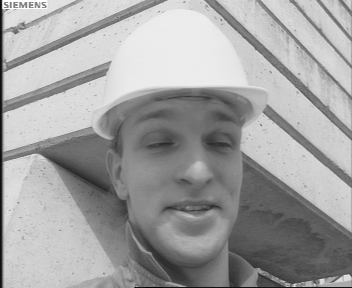
%> input picture Lab 4/Lab 4 - Week 1/lab4_wk1_p0101_ref.pgm, 352 x 288 px
$ octave LogarithmicRun.m   (GNU Octave 9; MATLAB toolbox functions it lacks are replaced by stand-ins)
%> lines starting %> are read from the running program, lines starting %| are printed output that depends on the picture
### Lab 4/Lab 4 - Week 1/Logarithmic_MotionSearch.m
function [Prediction, MotionVectors, Flag] = Logarithmic_MotionSearch(Target, Reference)
    % Extracting the size of the target image
    [M, N] = size(Target);

    % Calculating the K Value
    K = M*N/256;    % 256 = 16^2, that is, MBSize * MBSeize

    % Initializing the outputs of the function to be 0
    MotionVectors = zeros(K, 2);
    Flag = zeros(K, 1);
    Prediction = zeros(M,N);
    counter = 0;

    % Iterating through every macroblock
    for x = 1:16:M
        for y = 1:16:N
            % Incrementing counter by 1 accordingly
            counter = counter + 1;
            % Call a helper function to carry out a sequential motion search on the macroblock, which returns the predicted macro block, motion vector, and the flag
            [mbp, mbmv, mbf] = Logarithmic_MotionSearch_MacroBlock(Target, Reference, x, y);

            % Updating the corresponding region in Prediction with the predicted macroblock
            Prediction(x:x+15, y:y+15) = mbp;
            % Updating the corresponding location in motionVectors with the found motion vector
            MotionVectors(counter, :) = mbmv(1, :);
            % Updating the corresponding location in Flag with the found flag
            Flag(counter, 1) = mbf;
        end
    end
end

### Lab 4/Lab 4 - Week 1/show_mv.m
function null = show_mv(mv)

frame_sz = [288,352];
mb_sz = 16;

[col_idx row_idx] = meshgrid((mb_sz/2):mb_sz:frame_sz(2),(mb_sz/2):mb_sz:frame_sz(1));

row_idx = row_idx';
row_idx = row_idx(:);

col_idx = col_idx';
col_idx = col_idx(:);

figure; quiver(col_idx,row_idx,mv(:,2),mv(:,1));
axis ij
axis([1 frame_sz(2) 1 frame_sz(1)])

### Lab 4/Lab 4 - Week 1/LogarithmicRun.m
% Reading in the provided reference image
referenceImage = imread('lab4_wk1_p0101_ref.pgm');
%> referenceImage is the input picture: size 288x352 uint8; min 0, max 255, mean 161.2
% Reading in the provided target image
targetImage = imread('lab4_wk1_p0101_tgt.pgm');
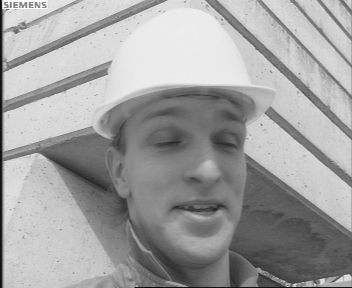
%> input picture Lab 4/Lab 4 - Week 1/lab4_wk1_p0101_tgt.pgm, 352 x 288 px
%> targetImage is the input picture: size 288x352 uint8; min 0, max 255, mean 160.9

% Calling Logarithmic MotionSearch function
[Prediction, MotionVectors, Flag] = Logarithmic_MotionSearch(targetImage, referenceImage);
%> after the loop in Logarithmic_MotionSearch, `for x = 1:16:M`:
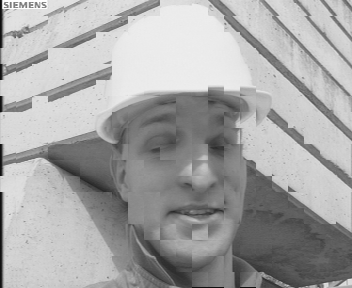
%> Prediction: size 288x352 double; min 8, max 255, mean 165.7
%> after the loop in Logarithmic_MotionSearch, `for x = 1:16:M`: Flag = 396 values from 1 to 1; MotionVectors = 396 rows, first 12: [0 0; 0 0; 0 0; 0 0; 0 -4; 0 -4; 0 0; 0 -4; 0 -4; 0 -4; 4 4; 4 -4]; counter = 396
%> Flag = 396 values from 1 to 1

% Calling the show_mv.m function to display the motion vectors
show_mv(MotionVectors);
title('Motion Vectors - Logarithmic Motion Search');
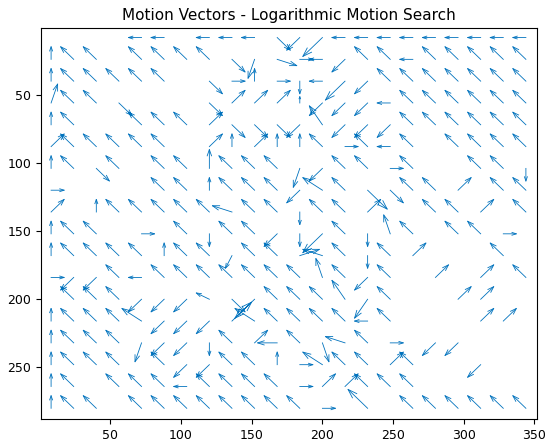
%> figure redrawn from the program's plot data; highest point at x = 8, y = 280; highest point at x = 206.1, y = 281

% Finding the residual image as given in the lab document
residualImage = double(targetImage) - double(Prediction);
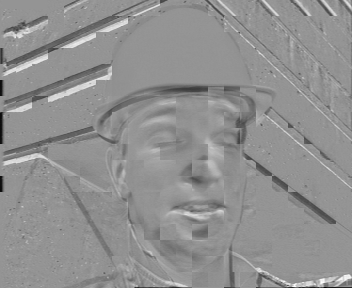
%> residualImage: size 288x352 double; min -206, max 148, mean -4.8; drawn with min black and max white

% Displaying the found residual image
figure;
imagesc(residualImage);
colormap(gray);
title('Residual Image - Logarithmic Motion Search');

% Displaying the prediction image
figure;
imagesc(Prediction);
colormap(gray);
title('Prediction Image - Logarithmic Motion Search');

MSE = immse(double(Prediction), double(targetImage));
%> MSE = 647.6
disp(['MSE for Logarithmic Motion Search: ', num2str(MSE)]);
%| MSE for Logarithmic Motion Search: 647.56
